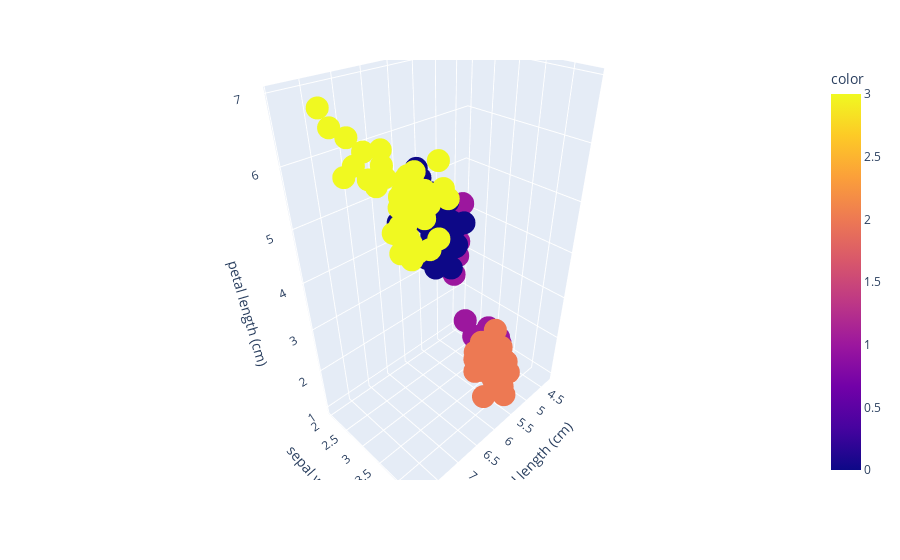

The notebook cell saved with this chart:
### Code cell
import plotly.express as px
fig=px.scatter_3d(df, x="sepal length (cm)",y="sepal width (cm)",z="petal length (cm)", color=model.labels_)
fig.show()

### Figure 1 — Plotly figure (JSON) as saved in the notebook; plotly's stock layout.template omitted (floating-point values rounded to 4 significant figures; data arrays with more than 128 entries replaced by an {"elided": "..."} marker saying what was removed)
{"data": [{"hovertemplate": "sepal length (cm)=%{x}<br>sepal width (cm)=%{y}<br>petal length (cm)=%{z}<br>color=%{marker.color}<extra></extra>", "legendgroup": "", "marker": {"color": {"elided": "150 int values"}, "coloraxis": "coloraxis", "symbol": "circle"}, "mode": "markers", "name": "", "scene": "scene", "showlegend": false, "type": "scatter3d", "x": {"elided": "150 float values"}, "y": {"elided": "150 float values"}, "z": {"elided": "150 float values"}}], "layout": {"coloraxis": {"colorbar": {"title": {"text": "color"}}, "colorscale": [[0, "#0d0887"], [0.1111, "#46039f"], [0.2222, "#7201a8"], [0.3333, "#9c179e"], [0.4444, "#bd3786"], [0.5556, "#d8576b"], [0.6667, "#ed7953"], [0.7778, "#fb9f3a"], [0.8889, "#fdca26"], [1, "#f0f921"]]}, "legend": {"tracegroupgap": 0}, "margin": {"t": 60}, "scene": {"domain": {"x": [0, 1], "y": [0, 1]}, "xaxis": {"title": {"text": "sepal length (cm)"}}, "yaxis": {"title": {"text": "sepal width (cm)"}}, "zaxis": {"title": {"text": "petal length (cm)"}}}}}
